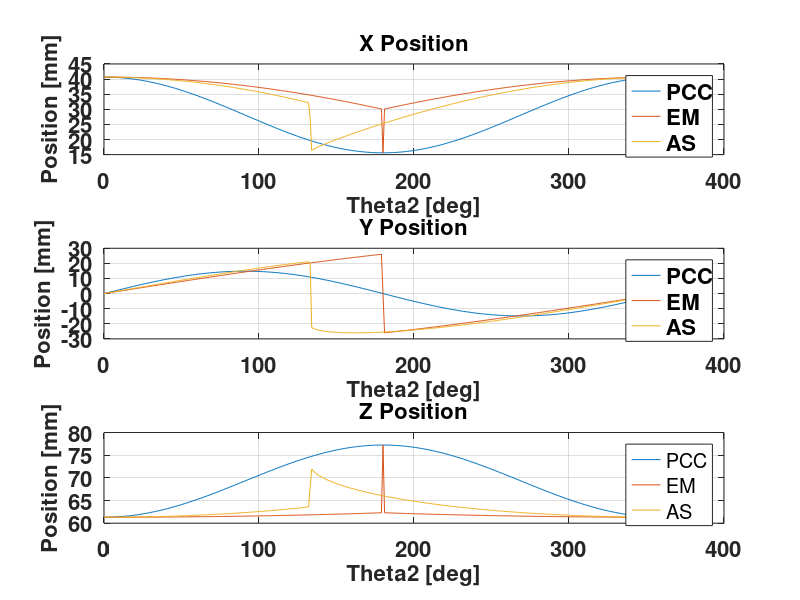

The MATLAB script that drew this image: (Note: this script raises an error after producing the figure.)
%% Load all variables
clear; clc;

load("torsion_compare.mat")

% Get XYZ position values from the transformation matrices
pcc_pos = zeros(size(T_pcc,2),3);
em_pos = zeros(size(T_em,2),3);
as_pos = zeros(size(T_as,2),3);

for i = 1:size(T_pcc,2)
    pcc_pos(i,:) = T_pcc{i}(1:3,4)'*1000;
    em_pos(i,:) = T_em{i}(1:3,4)'*1000;
    as_pos(i,:) = T_as{i}(1:3,4)'*1000;
end


%% Create XYZ position plot of both models
figure(1)

subplot(3,1,1)
plot(rotations, [pcc_pos(:,1), em_pos(:,1), as_pos(:,1)]);
grid on;
set(gca,'FontSize',16,'fontWeight','bold')
set(findall(gcf,'type','text'),'FontSize',16,'fontWeight','bold')
% ylim([0, 30]);
xlabel("Theta2 [deg]")
ylabel("Position [mm]");
title("X Position");
legend("PCC", "EM", "AS");

subplot(3,1,2)
plot(rotations, [pcc_pos(:,2), em_pos(:,2), as_pos(:,2)]);
grid on;
set(gca,'FontSize',16,'fontWeight','bold')
set(findall(gcf,'type','text'),'FontSize',16,'fontWeight','bold')
% ylim([-30, 30]);
xlabel("Theta2 [deg]")
ylabel("Position [mm]");
title("Y Position");
legend("PCC", "EM", "AS");

subplot(3,1,3)
plot(rotations, [pcc_pos(:,3), em_pos(:,3), as_pos(:,3)]);
grid on;
set(gca,'FontSize',16,'fontWeight','bold')
set(findall(gcf,'type','text'),'FontSize',16,'fontWeight','bold')
% ylim([40, 60]);
xlabel("Theta2 [deg]")
ylabel("Position [mm]");
title("Z Position");
legend("PCC", "EM", "AS");

sgtitle("XYZ Positions")

%% Plot psi values compared to alpha values for analytical solution
num_points = size(T_pcc(),2);
alpha = zeros(num_points,2);
alpha(:,2) = deg2rad(rotations)';

figure(2)
range = 1:num_points;

subplot(2,1,1)
plot(range, [alpha(:,1), psi_as(:,1)]);
grid on;
set(gca,'FontSize',16,'fontWeight','bold')
set(findall(gcf,'type','text'),'FontSize',16,'fontWeight','bold')
% ylim([-2,10]);
xlabel("Point Num")
ylabel("Angle [rad]");
title("Tube 1");
legend("Alpha1", "Psi1");

subplot(2,1,2)
plot(range, [alpha(:,2), psi_as(:,2)]);
grid on;
set(gca,'FontSize',16,'fontWeight','bold')
set(findall(gcf,'type','text'),'FontSize',16,'fontWeight','bold')
% ylim([-2,10]);
xlabel("Point Num")
ylabel("Angle [rad]");
title("Tube 2");
legend("Alpha2", "Psi2");

sgtitle("Analytical solution Alpha and Psi Values")

%% Plot psi values compared to alpha values for energy minimization
num_points = size(T_pcc(),2);
alpha = zeros(num_points,2);
alpha(:,2) = deg2rad(rotations)';

figure(3)
range = 1:num_points;

subplot(2,1,1)
plot(range, [alpha(:,1), psi_em(:,1)]);
grid on;
set(gca,'FontSize',16,'fontWeight','bold')
set(findall(gcf,'type','text'),'FontSize',16,'fontWeight','bold')
% ylim([-2,10]);
xlabel("Point Num")
ylabel("Angle [rad]");
title("Tube 1");
legend("Alpha1", "Psi1");

subplot(2,1,2)
plot(range, [alpha(:,2), psi_em(:,2)]);
grid on;
set(gca,'FontSize',16,'fontWeight','bold')
set(findall(gcf,'type','text'),'FontSize',16,'fontWeight','bold')
% ylim([-2,10]);
xlabel("Point Num")
ylabel("Angle [rad]");
title("Tube 2");
legend("Alpha2", "Psi2");

sgtitle("Energy Minimization Alpha and Psi Values")